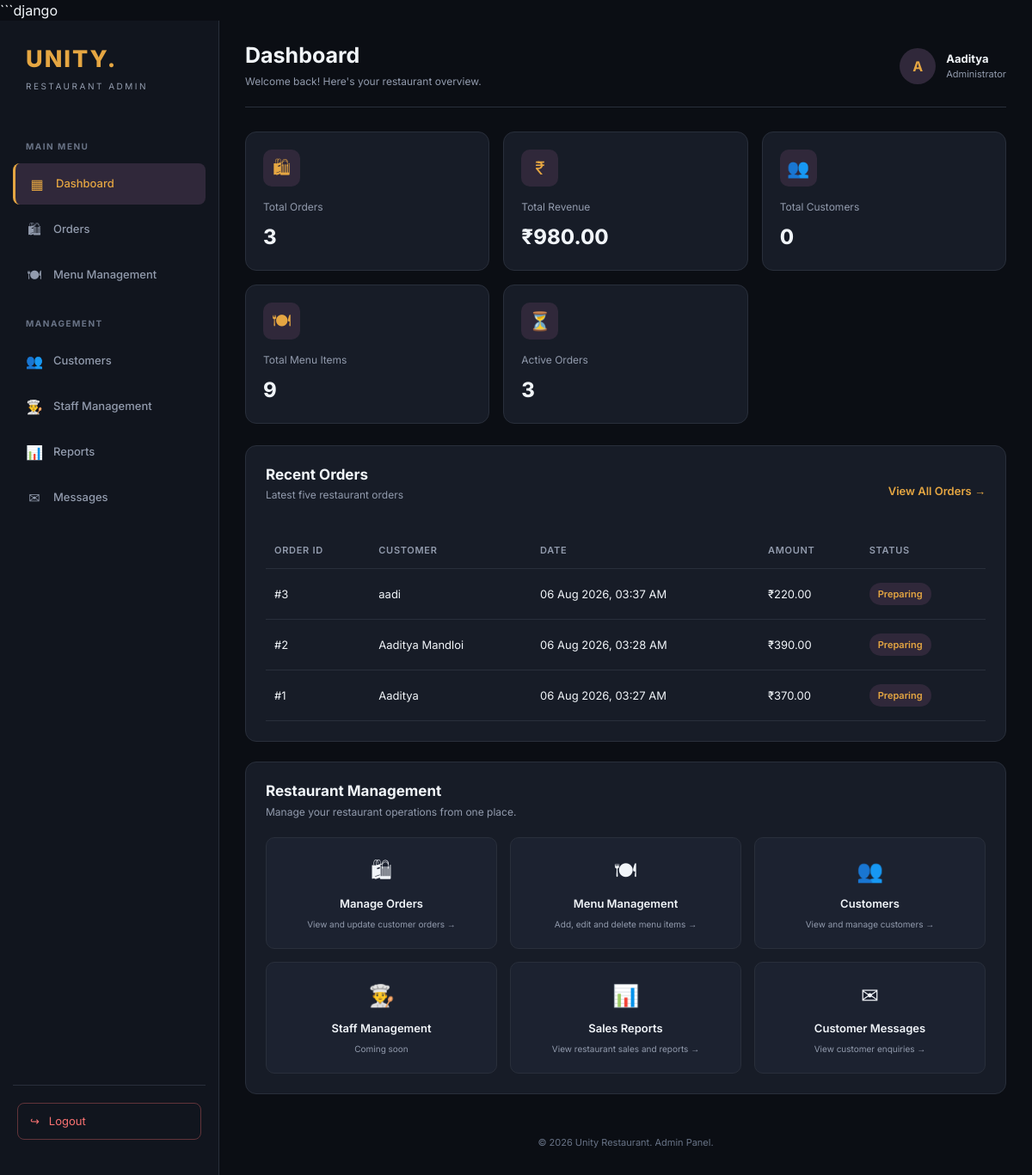
/admin-panel/dashboard/ (signed in), run on an earlier commit of the app's database.
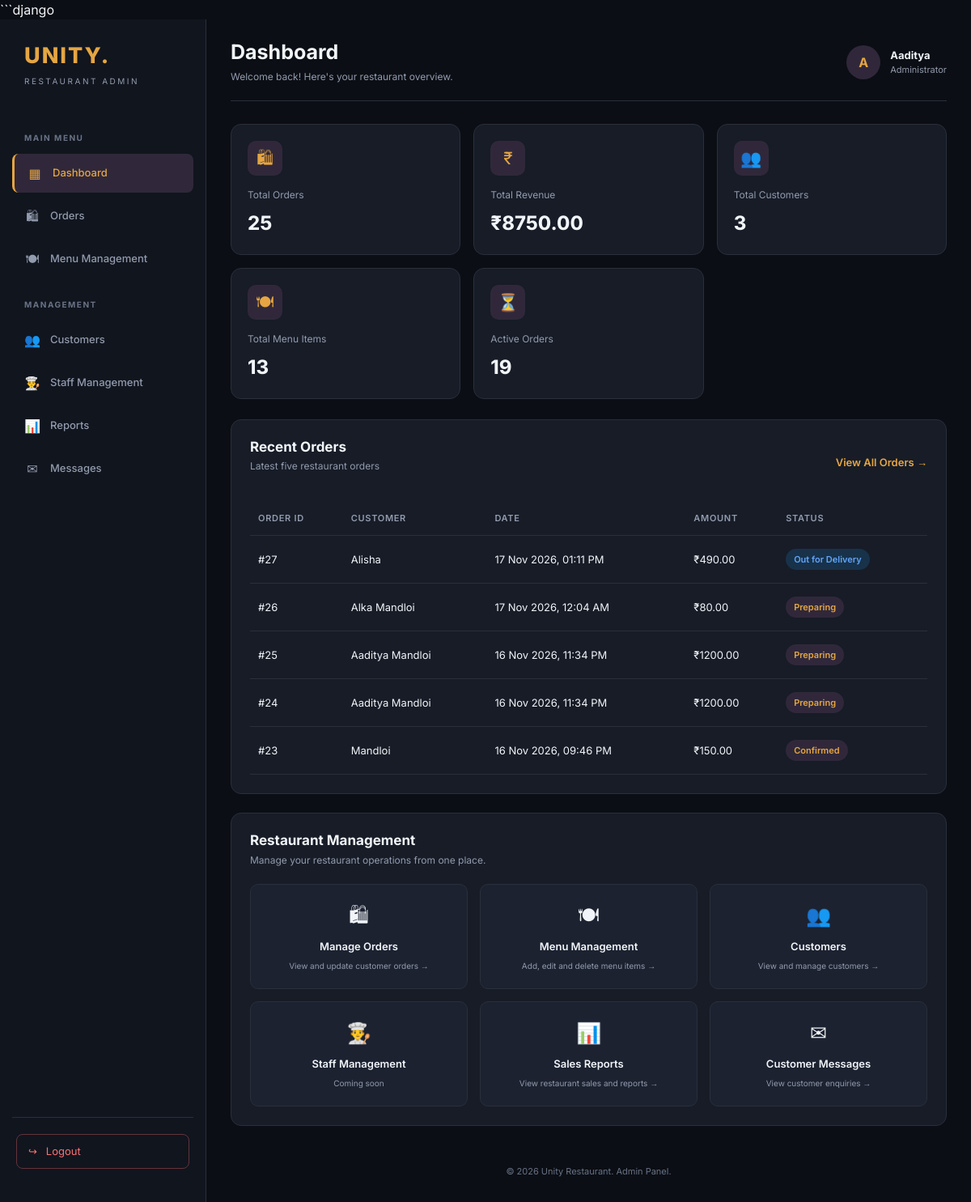
And on a later commit of the database.
### home/models.py (models this page shows, shortened)
class Order(models.Model):
    order_id = models.AutoField(primary_key=True)
    customer = models.ForeignKey(User, on_delete=models.CASCADE)
    customer_name = models.CharField(max_length=100)
    phone = models.CharField(max_length=15)
    address = models.TextField()
    total_amount = models.DecimalField(max_digits=10, decimal_places=2)
    status = models.CharField(max_length=50, default="Preparing")
    estimated_delivery = models.CharField(
        max_length=50,
        default="30 - 40 Minutes"
    )
    created_at = models.DateTimeField(auto_now_add=True)

### home/views.py (the view)
# urls.py: path("admin-panel/dashboard/", views.admin_dashboard, name="admin_dashboard"),
@login_required
@user_passes_test(is_admin_user, login_url="admin_login")
def admin_dashboard(request):
    total_orders = Order.objects.count()
    total_customers = CustomerProfile.objects.count()
    total_menu_items = MenuItem.objects.count()
    total_revenue = (
        Order.objects.aggregate(total=Sum("total_amount"))["total"]
        or Decimal("0.00")
    )
    pending_orders = Order.objects.filter(
        status__in=["Pending", "Confirmed", "Preparing"]
    ).count()
    recent_orders = (
        Order.objects
        .select_related("customer")
        .prefetch_related("items")
        .order_by("-created_at")[:5]
    )
    context = {
        "total_orders": total_orders,
        "total_customers": total_customers,
        "total_menu_items": total_menu_items,
        "total_revenue": total_revenue,
        "pending_orders": pending_orders,
        "recent_orders": recent_orders,
    }
    return render(request, "admin/dashboard.html", context)

### home/views.py (called while the page is built)
def is_admin_user(user):
    return (
        user.is_authenticated
        and user.is_active
        and user.is_staff
        and (
            user.is_superuser
            or user.groups.filter(name="Admin").exists()
        )
    )

### templates/admin/dashboard.html (shortened to what this page needs)
{% extends "admin/admin_base.html" %}
{% block page_heading %}Dashboard{% endblock %}
{% block page_description %}
Welcome back! Here's your restaurant overview.
{% endblock %}
{% block admin_content %}
<section class="stats-grid">
    <div class="stat-card">
        <div class="stat-icon">🛍</div>
        <div class="stat-label">Total Orders</div>
        <div class="stat-value">{{ total_orders|default:0 }}</div>
    </div>
    <div class="stat-card">
        <div class="stat-icon">₹</div>
        <div class="stat-label">Total Revenue</div>
        <div class="stat-value">₹{{ total_revenue|default:0|floatformat:2 }}</div>
    </div>
    <div class="stat-card">
        <div class="stat-icon">👥</div>
        <div class="stat-label">Total Customers</div>
        <div class="stat-value">{{ total_customers|default:0 }}</div>
    </div>
    <div class="stat-card">
        <div class="stat-icon">🍽</div>
        <div class="stat-label">Total Menu Items</div>
        <div class="stat-value">{{ total_menu_items|default:0 }}</div>
    </div>
    <div class="stat-card">
        <div class="stat-icon">⏳</div>
        <div class="stat-label">Active Orders</div>
        <div class="stat-value">{{ pending_orders|default:0 }}</div>
    </div>
</section>
<section class="dashboard-panel" id="orders-section">
    <div class="d-flex justify-content-between align-items-center flex-wrap gap-2">
        <div>
            <h2 class="panel-title">Recent Orders</h2>
            <p class="panel-subtitle">Latest five restaurant orders</p>
        </div>
        <a href="{% url 'admin_orders' %}" class="view-all">
            View All Orders →
        </a>
    </div>
    <div class="table-responsive">
        <table class="dashboard-table">
            <thead>
                <tr>
                    <th>Order ID</th>
                    <th>Customer</th>
                    <th>Date</th>
                    <th>Amount</th>
                    <th>Status</th>
                </tr>
            </thead>
            <tbody>
                {% for order in recent_orders %}
                <tr>
                    <td>#{{ order.order_id }}</td>
                    <td>{{ order.customer_name }}</td>
                    <td>{{ order.created_at|date:"d M Y, h:i A" }}</td>
                    <td>₹{{ order.total_amount|floatformat:2 }}</td>
                    <td>
                        {% if order.status == "Delivered" %}
                            <span class="status-badge status-delivered">Delivered</span>
                        {% elif order.status == "Cancelled" %}
                            <span class="status-badge status-cancelled">Cancelled</span>
                        {% elif order.status == "Out for Delivery" %}
                            <span class="status-badge status-out">Out for Delivery</span>
                        {% else %}
                            <span class="status-badge">{{ order.status }}</span>
                        {% endif %}
                    </td>
                </tr>
                {% endfor %}
            </tbody>
        </table>
    </div>
</section>
<section class="dashboard-panel" id="modules-section">
    <h2 class="panel-title">Restaurant Management</h2>
    <p class="panel-subtitle">
        Manage your restaurant operations from one place.
    </p>
    <div class="quick-actions">
        <a href="{% url 'admin_orders' %}" class="quick-action">
            <div class="quick-action-icon">🛍</div>
            <div class="quick-action-title">Manage Orders</div>
            <div class="quick-action-description">View and update customer orders →</div>
        </a>
        <a href="{% url 'admin_menu' %}" class="quick-action">
            <div class="quick-action-icon">🍽</div>
            <div class="quick-action-title">Menu Management</div>
            <div class="quick-action-description">Add, edit and delete menu items →</div>
        </a>
        <a href="{% url 'admin_customers' %}" class="quick-action">
            <div class="quick-action-icon">👥</div>
            <div class="quick-action-title">Customers</div>
            <div class="quick-action-description">View and manage customers →</div>
        </a>
        <div class="quick-action">
            <div class="quick-action-icon">👨‍🍳</div>
            <div class="quick-action-title">Staff Management</div>
            <div class="quick-action-description">Coming soon</div>
        </div>
        <a href="{% url 'admin_sales_reports' %}" class="quick-action">
            <div class="quick-action-icon">📊</div>
            <div class="quick-action-title">Sales Reports</div>
            <div class="quick-action-description">View restaurant sales and reports →</div>
        </a>
        <a href="{% url 'admin_customer_messages' %}" class="quick-action">
            <div class="quick-action-icon">✉</div>
            <div class="quick-action-title">Customer Messages</div>
            <div class="quick-action-description">View customer enquiries →</div>
        </a>
    </div>
</section>
{% endblock %}

### templates/admin/admin_base.html (shortened to what this page needs)
{% load static %}
<!DOCTYPE html>
<html lang="en">
<head>
    <link href="https://cdn.jsdelivr.net/npm/bootstrap@5.3.8/dist/css/bootstrap.min.css" rel="stylesheet">
</head>
<body>
<div class="admin-layout">
    <aside class="admin-sidebar">
        <div>
            <div class="brand-logo">UNITY.</div>
            <div class="brand-subtitle">RESTAURANT ADMIN</div>
        </div>
        <div class="sidebar-heading">MAIN MENU</div>
        <nav class="sidebar-menu">
            <a href="{% url 'admin_dashboard' %}"
               class="sidebar-link {% if request.resolver_match.url_name == 'admin_dashboard' %}active{% endif %}">
                <span class="sidebar-icon">▦</span>
                Dashboard
            </a>
            <a href="{% url 'admin_orders' %}"
               class="sidebar-link {% if request.resolver_match.url_name == 'admin_orders' %}active{% endif %}">
                <span class="sidebar-icon">🛍</span>
                Orders
            </a>
            <a href="{% url 'admin_menu' %}"
               class="sidebar-link {% if request.resolver_match.url_name == 'admin_menu' or request.resolver_match.url_name == 'admin_menu_add' or request.resolver_match.url_name == 'admin_menu_edit' %}active{% endif %}">
                <span class="sidebar-icon">🍽</span>
                Menu Management
            </a>
        </nav>
        <div class="sidebar-heading">MANAGEMENT</div>
        <nav class="sidebar-menu">
            <a href="{% url 'admin_dashboard' %}#modules-section" class="sidebar-link">
                <span class="sidebar-icon">👥</span>
                Customers
            </a>
            <a href="{% url 'admin_dashboard' %}#modules-section" class="sidebar-link">
                <span class="sidebar-icon">👨‍🍳</span>
                Staff Management
            </a>
            <a href="{% url 'admin_dashboard' %}#modules-section" class="sidebar-link">
                <span class="sidebar-icon">📊</span>
                Reports
            </a>
            <a href="{% url 'admin_dashboard' %}#modules-section" class="sidebar-link">
                <span class="sidebar-icon">✉</span>
                Messages
            </a>
        </nav>
        <div class="sidebar-footer">
            <form method="POST" action="{% url 'admin_logout' %}">
                <button type="submit" class="logout-btn">
                    ↪ &nbsp; Logout
                </button>
            </form>
        </div>
    </aside>
    <main class="admin-main">
        <header class="admin-topbar">
            <div>
                <h1 class="page-heading">
                    {% block page_heading %}Dashboard{% endblock %}
                </h1>
                <p class="page-description">
                    {% block page_description %}{% endblock %}
                </p>
            </div>
            <div class="admin-profile">
                <div class="profile-avatar">
                    {{ request.user.first_name|default:request.user.username|first|upper }}
                </div>
                <div class="profile-details">
                    <div class="profile-name">
                        {{ request.user.first_name|default:request.user.username }}
                    </div>
                    <div class="profile-role">Administrator</div>
                </div>
            </div>
        </header>
        {% block admin_content %}{% endblock %}
        <footer class="admin-footer">
            © {% now "Y" %} Unity Restaurant. Admin Panel.
        </footer>
    </main>
</div>
</body>
</html>

What changed in the data, as far as the page shows it:
no longer on this page (row unchanged): Order: order_id "3", customer_name "aadi", created_at "06 Aug 2026, 03:37 AM", total_amount "220.00", status "Preparing"
no longer on this page (row unchanged): Order: order_id "2", customer_name "Aaditya Mandloi", created_at "06 Aug 2026, 03:28 AM", total_amount "390.00", status "Preparing"
no longer on this page (row unchanged): Order: order_id "1", customer_name "Aaditya", created_at "06 Aug 2026, 03:27 AM", total_amount "370.00", status "Preparing"
added Order: order_id "27", customer_name "Alisha", created_at "17 Nov 2026, 01:11 PM", total_amount "490.00", status "Out for Delivery"
added Order: order_id "26", customer_name "Alka Mandloi", created_at "17 Nov 2026, 12:04 AM", total_amount "80.00", status "Preparing"
added Order: order_id "25", customer_name "Aaditya Mandloi", created_at "16 Nov 2026, 11:34 PM", total_amount "1200.00", status "Preparing"
added Order: order_id "24", customer_name "Aaditya Mandloi", created_at "16 Nov 2026, 11:34 PM", total_amount "1200.00", status "Preparing"
added Order: order_id "23", customer_name "Mandloi", created_at "16 Nov 2026, 09:46 PM", total_amount "150.00", status "Confirmed"
Also different on the page:
{{ total_orders|default:0 }}: "3" → "25"
{{ total_revenue|default:0|floatformat:2 }}: "980.00" → "8750.00"
{{ total_customers|default:0 }}: "0" → "3"
{{ total_menu_items|default:0 }}: "9" → "13"
{{ pending_orders|default:0 }}: "3" → "19"
